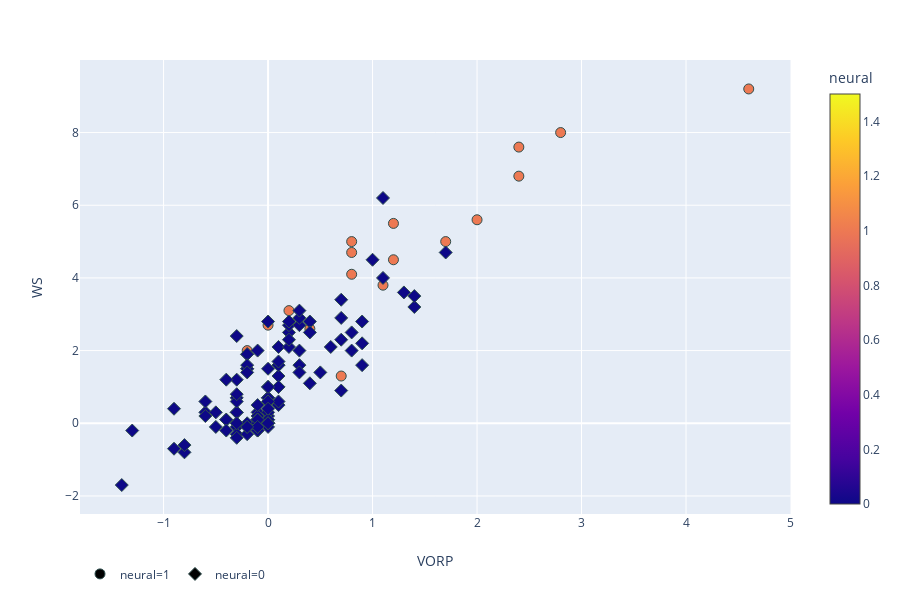

The code cell stored with this chart in its notebook:
### Code cell
fig = px.scatter(test_master_w_predictions, x='VORP', y='WS',
            color='neural', hover_name='Player_name', hover_data=['USG%', 'PER', 'MP', 'VORP', 'Age'], 
#             color_continuous_scale='rdbu',
            symbol='neural')
fig.update_traces(marker=dict(size=10,
                              line=dict(width=1,
                                        color='DarkSlateGrey')),
                  selector=dict(mode='markers'))
# fig.update_xaxes(range=[-2, 7])
fig.update_layout(legend_orientation="h")
fig.show()
plotly.offline.plot(fig, filename='html_files/aggregated_ws_vorp.html')

### Figure 1 — Plotly figure (JSON) as saved in the notebook; plotly's stock layout.template omitted (floating-point values rounded to 4 significant figures; data arrays with more than 128 entries replaced by an {"elided": "..."} marker saying what was removed)
{"data": [{"customdata": [[15.8, 17.9, 1913, 2.4, 21], [15.9, 18.5, 2096, 2.4, 20], [24.5, 18.1, 2546, 2, 21], [23.8, 14, 2314, 0.2, 23], [25.1, 17.1, 1682, 0, 21], [31.6, 17.2, 2598, 1.7, 22], [22.1, 15.1, 2455, 0.8, 20], [22.8, 16.1, 2565, 1.2, 20], [22.1, 17.5, 1810, 0.8, 21], [22.3, 20, 2732, 4.6, 21], [28.6, 14.6, 2730, -0.2, 20], [17.6, 19.2, 1064, 0.8, 23], [18.7, 13.7, 1761, 0.4, 22], [18.6, 18.6, 1193, 1.1, 23], [24.3, 17.4, 2164, 1.2, 21], [26.6, 15.3, 1811, 0.7, 20], [19.5, 18.5, 2541, 2.8, 20]], "hoverlabel": {"namelength": 0}, "hovertemplate": "<b>%{hovertext}</b><br><br>neural=%{marker.color}<br>VORP=%{customdata[3]}<br>WS=%{y}<br>USG%=%{customdata[0]}<br>PER=%{customdata[1]}<br>MP=%{customdata[2]}<br>Age=%{customdata[4]}", "hovertext": ["Bam Adebayo", "Jarrett Allen", "De'Aaron Fox", "Kyle Kuzma", "Lauri Markkanen", "Donovan Mitchell", "Jayson Tatum", "Jamal Murray", "Domantas Sabonis", "Ben Simmons", "Devin Booker", "Montrezl Harrell", "Rondae Hollis-Jefferson", "Richaun Holmes", "Kristaps Porzingis", "D'Angelo Russell", "Myles Turner"], "legendgroup": "neural=1", "marker": {"color": [1, 1, 1, 1, 1, 1, 1, 1, 1, 1, 1, 1, 1, 1, 1, 1, 1], "coloraxis": "coloraxis", "line": {"color": "DarkSlateGrey", "width": 1}, "size": 10, "symbol": "circle"}, "mode": "markers", "name": "neural=1", "showlegend": true, "type": "scatter", "x": [2.4, 2.4, 2, 0.2, 0, 1.7, 0.8, 1.2, 0.8, 4.6, -0.2, 0.8, 0.4, 1.1, 1.2, 0.7, 2.8], "xaxis": "x", "y": [6.8, 7.6, 5.6, 3.1, 2.7, 5, 5, 5.5, 4.7, 9.2, 2, 4.1, 2.6, 3.8, 4.5, 1.3, 8], "yaxis": "y"}, {"customdata": {"elided": "113x5 float values"}, "hoverlabel": {"namelength": 0}, "hovertemplate": "<b>%{hovertext}</b><br><br>neural=%{marker.color}<br>VORP=%{customdata[3]}<br>WS=%{y}<br>USG%=%{customdata[0]}<br>PER=%{customdata[1]}<br>MP=%{customdata[2]}<br>Age=%{customdata[4]}", "hovertext": ["Kadeem Allen", "Ike Anigbogu", "OG Anunoby", "Dwayne Bacon", "Lonzo Ball", "Jordan Bell", "Jaron Blossomgame", "Jonah Bolden", "Tony Bradley", "Dillon Brooks", "Sterling Brown", "Zach Collins", "Tyler Dorsey", "Tyler Dorsey", "Damyean Dotson", "Jawun Evans", "Jawun Evans", "Terrance Ferguson", "Markelle Fultz", "Harry Giles", "Josh Hart", "Isaiah Hartenstein", "Jonathan Isaac", "Wesley Iwundu", "Frank Jackson", "Josh Jackson", "Justin Jackson", "Justin Jackson", "Luke Kennard", "T.J. Leaf", "Tyler Lydon", "Frank Mason", "Malik Monk", "Monte Morris", "Frank Ntilikina", "Semi Ojeleye", "Justin Patton", "Ivan Rabb", "Davon Reed", "Dennis Smith", "Dennis Smith", "Edmond Sumner", "Caleb Swanigan", "Caleb Swanigan", "Sindarius Thornwell", "Derrick White", "D.J. Wilson", "Wade Baldwin", "Malik Beasley", "DeAndre' Bembry", "Dragan Bender", "Joel Bolomboy", "Malcolm Brogdon", "Jaylen Brown", "Marquese Chriss", "Deyonta Davis", "Cheick Diallo", "Kris Dunn", "Henry Ellenson", "Daniel Hamilton", "Buddy Hield", "Brandon Ingram", "Damian Jones", "Furkan Korkmaz", "Jake Layman", "Caris LeVert", "Thon Maker", "Patrick McCaw", "Dejounte Murray", "Abdel Nader", "Georges Niang", "Chinanu Onuaku", "Marcus Paige", "Zhou Qi", "Pascal Siakam", "Tyler Ulis", "Denzel Valentine", "Tyrone Wallace", "Taurean Waller-Prince", "Isaiah Whitehead", "Guerschon Yabusele", "Paul Zipser", "Ante Žižić", "Ivica Zubac", "Willie Cauley-Stein", "Rakeem Christmas", "Pat Connaughton", "Sam Dekker", "Jerian Grant", "Andrew Harrison", "Willy Hernangomez", "Mario Hezonja", "Darrun Hilliard", "R.J. Hunter", "Stanley Johnson", "Tyus Jones", "Frank Kaminsky", "Kevon Looney", "Trey Lyles", "Jarell Martin", "Jordan Mickey", "Emmanuel Mudiay", "Larry Nance", "Jahlil Okafor", "Kelly Oubre", "Bobby Portis", "Norman Powell", "Josh Richardson", "Terry Rozier", "Rashad Vaughn", "Justise Winslow", "Delon Wright", "Joe Young"], "legendgroup": "neural=0", "marker": {"color": [0, 0, 0, 0, 0, 0, 0, 0, 0, 0, 0, 0, 0, 0, 0, 0, 0, 0, 0, 0, 0, 0, 0, 0, 0, 0, 0, 0, 0, 0, 0, 0, 0, 0, 0, 0, 0, 0, 0, 0, 0, 0, 0, 0, 0, 0, 0, 0, 0, 0, 0, 0, 0, 0, 0, 0, 0, 0, 0, 0, 0, 0, 0, 0, 0, 0, 0, 0, 0, 0, 0, 0, 0, 0, 0, 0, 0, 0, 0, 0, 0, 0, 0, 0, 0, 0, 0, 0, 0, 0, 0, 0, 0, 0, 0, 0, 0, 0, 0, 0, 0, 0, 0, 0, 0, 0, 0, 0, 0, 0, 0, 0, 0], "coloraxis": "coloraxis", "line": {"color": "DarkSlateGrey", "width": 1}, "size": 10, "symbol": "diamond"}, "mode": "markers", "name": "neural=0", "showlegend": true, "type": "scatter", "x": [0.1, 0, 0.3, -0.3, 0.9, 0.3, -0.3, 0.5, 0, -0.3, 0.1, 0.7, -0.3, 0, -0.2, -0.1, 0, 0, -0.1, 0, 0.6, 0.1, 1.1, -0.2, -0.9, -1.4, 0.1, 0.1, 0.2, 0.1, 0, -0.3, -0.6, 1.1, -0.8, -0.3, 0, 0.2, 0, -0.1, -0.1, -0.1, -0.3, 0, -0.2, 1.3, 0.1, 0, -0.5, -0.3, -0.4, -0.1, 0.2, 1, 0, 0.3, -0.2, 0.7, -0.4, 0, 0.9, 0.4, -0.1, -0.1, -0.1, 0.7, -0.2, -0.3, 1.4, -0.5, 0, -0.1, 0, -0.2, 1.7, -1.3, 0.8, 0, 0.8, -0.2, 0.1, -0.8, 0.1, 0, 0.3, -0.1, 0, 0.3, 0.4, -0.2, 0.7, -0.9, -0.4, 0, 0, 0, 0.2, 0.3, -0.3, -0.6, -0.1, -0.6, 1.4, -0.4, -0.1, -0.3, 0.2, 0.9, -0.2, -0.3, -0.1, 0.4, -0.2], "xaxis": "x", "y": [1, -0.1, 2, 1.2, 1.6, 1.6, 0.3, 1.4, 0.1, 0, 2.1, 2.9, -0.1, 0.7, 1.5, -0.2, 0, 2.8, 0.3, 1, 2.1, 0.5, 4, 1.9, 0.4, -1.7, 1.6, 1.3, 2.5, 1.6, 0.2, 0.3, 0.3, 6.2, -0.8, 0.7, 0, 2.1, 0.1, 0.2, -0.2, 0.1, -0.3, 0, 0, 3.6, 1.7, 0.3, 0.3, -0.4, 0.1, 0.1, 2.7, 4.5, 0.7, 2.7, 1.9, 0.9, 0.1, 0.1, 2.8, 2.8, 0.1, 0, -0.1, 2.3, 1.5, 0.6, 3.2, -0.1, 0, -0.1, 0, -0.3, 4.7, -0.2, 2.5, 0.7, 2, -0.1, 0.6, -0.6, 1, 1, 2.9, 0.5, 0.6, 3.1, 2.5, 1.6, 3.4, -0.7, -0.2, 0, 0.4, 1.5, 2.3, 1.4, 0.8, 0.6, 0.1, 0.2, 3.5, 1.2, 2, 2.4, 2.8, 2.2, 1.4, 0, -0.1, 1.1, -0.1], "yaxis": "y"}], "layout": {"coloraxis": {"colorbar": {"title": {"text": "neural"}}, "colorscale": [[0, "#0d0887"], [0.1111, "#46039f"], [0.2222, "#7201a8"], [0.3333, "#9c179e"], [0.4444, "#bd3786"], [0.5556, "#d8576b"], [0.6667, "#ed7953"], [0.7778, "#fb9f3a"], [0.8889, "#fdca26"], [1, "#f0f921"]]}, "height": 600, "legend": {"orientation": "h", "tracegroupgap": 0}, "margin": {"t": 60}, "xaxis": {"anchor": "y", "domain": [0, 0.98], "title": {"text": "VORP"}}, "yaxis": {"anchor": "x", "domain": [0, 1], "title": {"text": "WS"}}}}
